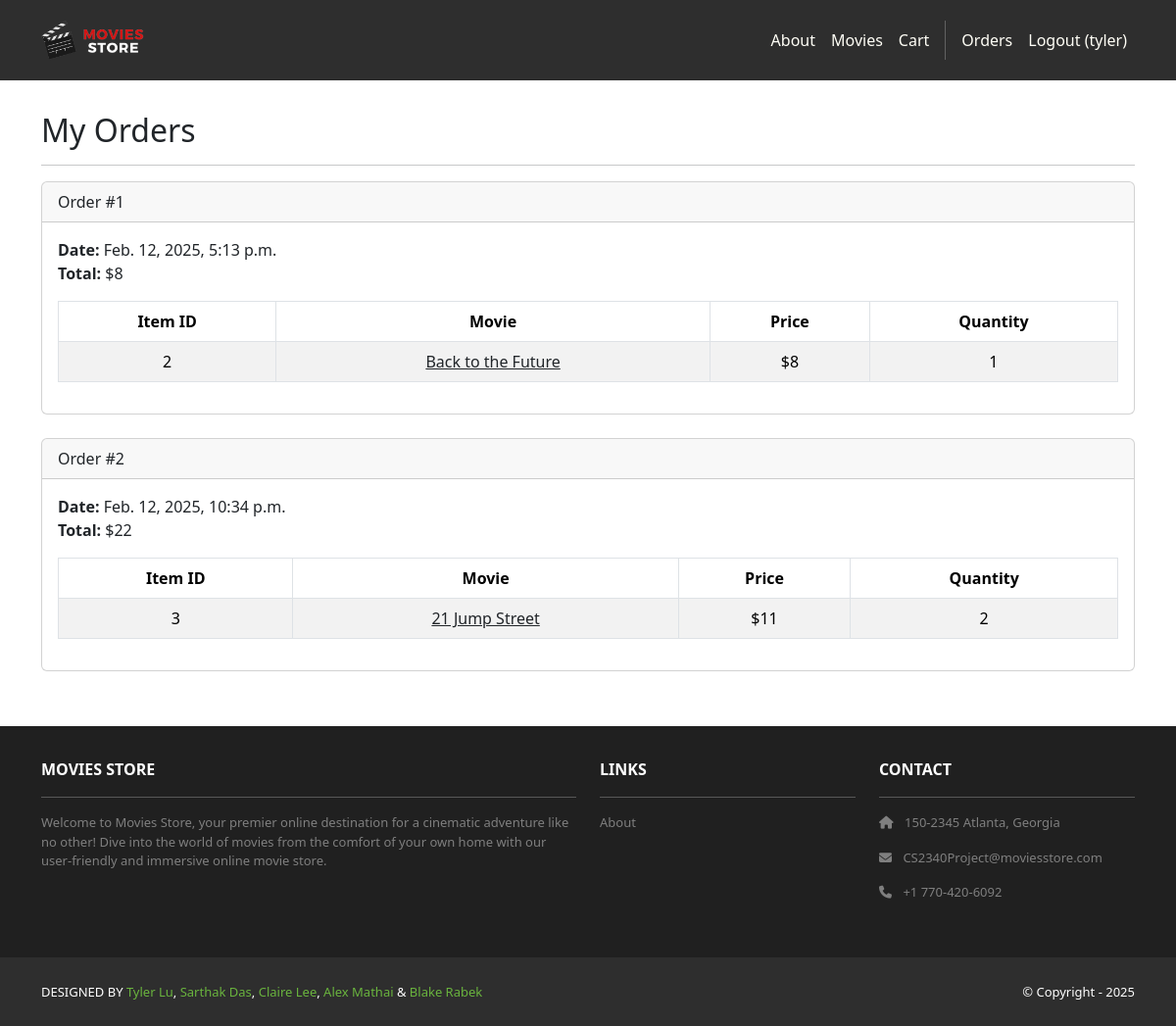
Page /accounts/orders/ (signed in) on the committed database.
### cart/models.py (models this page shows, shortened)
class Order(models.Model):
    id = models.AutoField(primary_key=True)
    total = models.IntegerField()
    date = models.DateTimeField(auto_now_add=True)
    user = models.ForeignKey(User,
        on_delete=models.CASCADE)

class Item(models.Model):
    id = models.AutoField(primary_key=True)
    price = models.IntegerField()
    quantity = models.IntegerField()
    order = models.ForeignKey(Order,
        on_delete=models.CASCADE)
    movie = models.ForeignKey(Movie,
        on_delete=models.CASCADE)

### movies/models.py (models this page shows, shortened)
class Movie(models.Model):
    id = models.AutoField(primary_key=True)
    name = models.CharField(max_length=255)
    price = models.IntegerField()
    description = models.TextField()
    image = models.ImageField(upload_to='movie_images/')

### accounts/views.py (the view)
# urls.py: path('orders/', views.orders, name='accounts.orders'),
@login_required
def orders(request):
    template_data = {}
    template_data['title'] = 'Orders'
    template_data['orders'] = request.user.order_set.all()
    return render(request, 'accounts/orders.html',
                  {'template_data': template_data})

### moviesstore/templates/accounts/orders.html
{% extends 'base.html' %}
{% block content %}
<div class="p-3">
  <div class="container">
    <div class="row mt-3">
      <div class="col mx-auto mb-3">
        <h2>My Orders</h2>
        <hr />
        {% for order in template_data.orders %}
        <div class="card mb-4">
          <div class="card-header">
            Order #{{ order.id }}
          </div>
          <div class="card-body">
            <b>Date:</b> {{ order.date }}<br />
            <b>Total:</b> ${{ order.total }}<br />
            <table class="table table-bordered
              table-striped text-center mt-3">
              <thead>
                <tr>
                  <th scope="col">Item ID</th>
                  <th scope="col">Movie</th>
                  <th scope="col">Price</th>
                  <th scope="col">Quantity</th>
                </tr>
              </thead>
              <tbody>
                {% for item in order.item_set.all %}
                <tr>
                  <td>{{ item.movie.id }}</td>
                  <td>
                    <a class="link-dark"
                      href="{% url 'movies.show' id=item.movie.id %}">
                      {{ item.movie.name }}
                    </a>
                  </td>
                  <td>${{ item.movie.price }}</td>
                  <td>{{ item.quantity }}</td>
                </tr>
                {% endfor %}
              </tbody>
            </table>
          </div>
        </div>
        {% endfor %}
      </div>
    </div>
  </div>
</div>
{% endblock content %}

### moviesstore/templates/base.html (shortened to what this page needs)
<!DOCTYPE html>
<html>
  {% load static %}
  <head>
    <link href="https://cdn.jsdelivr.net/npm/bootstrap@5.3.3/dist/css/bootstrap.min.css" rel="stylesheet">
    <link rel="stylesheet" href="https://cdnjs.cloudflare.com/ajax/libs/font-awesome/6.1.1/css/all.min.css">
    <link rel="stylesheet" type="text/css" href="{% static 'css/style.css' %}">
  </head>
  <body>
    <nav class="p-3 navbar navbar-dark bg-dark navbar-expand-lg">
      <div class="container">
        <a class="navbar-brand" href="{% url 'home.index' %}">
          <img src="{% static 'img/logo.png' %}" alt="logo" height="40" />
        </a>
        <div class="collapse navbar-collapse" id="navbarNavAltMarkup">
          <div class="navbar-nav ms-auto navbar-ml">
            <a class="nav-link" href="{% url 'home.about' %}">About</a>
              <a class="nav-link" href=
              "{% url 'movies.index' %}">Movies</a>
          <a class="nav-link"
              href="{% url 'cart.index' %}">Cart</a>
              {% if user.is_authenticated %}
                  <a class="nav-link"
              href="{% url 'accounts.orders' %}">Orders
            </a>
            <a class="nav-link"
              href="{% url 'accounts.logout' %}">Logout ({{user.username }})</a>
              {% endif %}
          </div>
        </div>
      </div>
    </nav>
    <div>
      {% block content %}
      {% endblock content %}
    </div>
    <section class="p-3 ms-footer d-none d-md-block">
      <div class="container">
        <div class="row mt-3 text-white">
          <div class="col-md-6 col-lg-6 col-xl-6 mx-auto mb-4">
            <b>MOVIES STORE</b>
            <hr />
            <p>Welcome to Movies Store, your premier online destination for a cinematic
              adventure like no other! Dive into the world of movies from the comfort of your own home with our user-friendly
              and immersive online movie store.</p>
          </div>
          <div class="col-md-3 col-lg-3 col-xl-3 mx-auto mb-4">
            <b>LINKS</b>
            <hr />
            <p><a class="nav-link" href="{% url 'home.about' %}">About</a></p>
          </div>
          <div class="col-md-3 col-lg-3 col-xl-3 mx-auto mb-4">
            <b>CONTACT</b>
            <hr />
            <p><i class="fas fa-home me-2"></i> 150-2345 Atlanta, Georgia</p>
            <p><i class="fas fa-envelope me-2"></i> CS2340Project@moviesstore.com</p>
            <p><i class="fas fa-phone me-2"></i> +1 770-420-6092</p>
          </div>
        </div>
      </div>
    </section>
    <section class="p-3 ms-footer-bottom bg-dark">
      <div class="container d-flex justify-content-between">
        <div class="me-5 text-white">
          <span>DESIGNED BY <a href="https://www.instagram.com/tylerlu168" target="_blank">Tyler Lu</a>,
            <a href="https://www.github.com/Skenix64" target="_blank">Sarthak Das</a>,
              <a href="https://www.github.com/clxirelee" target="_blank">Claire Lee</a>,
            <a href="https://www.github.com/amathai05" target="_blank">Alex Mathai</a> &
              <a href="https://www.linkedin.com/in/blake-rabek" target="_blank">Blake Rabek</a>
          </span>
        </div>
        <div class="text-white">
          <span>© Copyright - 2025</span>
        </div>
      </div>
    </section>
  </body>
</html>

### moviesstore/static/css/style.css (style rules this page uses)
.navbar a.nav-link { color: #FFFEF6 !important; }
.bg-dark { background-color: #2E2E2E !important; }
.ms-footer { background-color: #202020 !important; }
.ms-footer p { color: #7F7F7F; font-size: 13px; }
.ms-footer-bottom span { font-size: 13px; line-height: 38px; }
.ms-footer-bottom a { color: #6ab43e; text-decoration: none; }

### rows in the picture
Order: id "1", date "Feb. 12, 2025, 5:13 p.m.", total "8"
Item: movie.id "2", movie.name "Back to the Future", movie.price "8", quantity "1"
Order: id "2", date "Feb. 12, 2025, 10:34 p.m.", total "22"
Item: movie.id "3", movie.name "21 Jump Street", movie.price "11", quantity "2"

### other values in the picture
{{ user.username }} "tyler"
